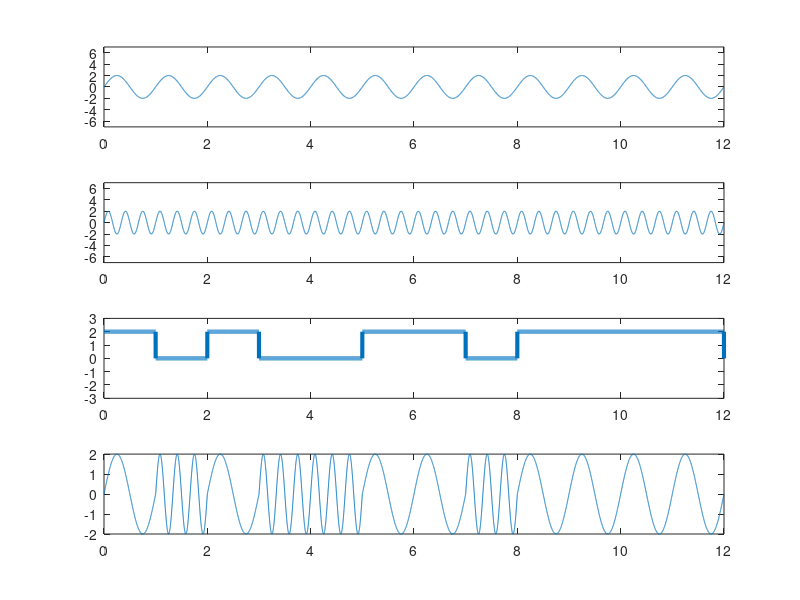

Here is the MATLAB script that generated this plot:
%   FSk
clc;
clear all;
close all;
am=2;
fm=1;
volt=2;
bits = [1, 0, 1, 0, 0, 1, 1, 0, 1, 1, 1, 1];
n= 1000;

T = length(bits);
t = 0:1/n:T;
f2=3
sig1=am*sin(2*pi*fm*t);
subplot(4,1,1);
plot(t,sig1);
ylim([-7 7]);

sig2=am*sin(2*pi*f2*t);
subplot(4,1,2);
plot(t,sig2);
ylim([-7 7]);

x=zeros(1,length(t));
for i = 1:length(bits)
  if bits(i) == 1
    x((i-1)*n+1:i*n)  = volt;
 end
end

subplot(4,1,3);
plot(t, x, 'linewidth', 3);
ylim([-3, 3]);


res=zeros(1,length(t));
for i=1:T
    if bits(i) == 1
         res((i-1)*n+1:i*n)  = sig1((i-1)*n+1:i*n);
    else 
        res((i-1)*n+1:i*n)  = sig2((i-1)*n+1:i*n);
    end
end
subplot(4,1,4);
plot(t,res);

%demodulation
index=0;
result=zeros(1,T);
for i=1:length(t)
    if(t(i)>index)
        index=index+1;
        if res((index-1)*n+1:index*n) == sig1((index-1)*n+1:index*n)
            result(index)=1;
        end
    end
end

disp(result);




